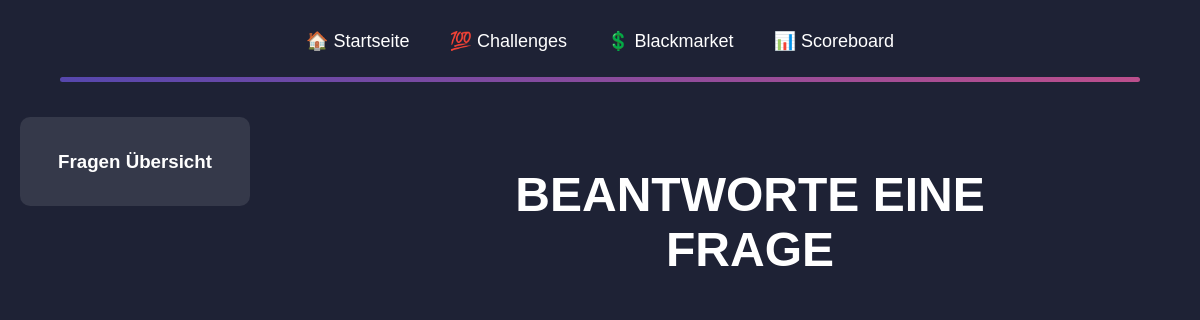
Before: /challenges with the older database file.
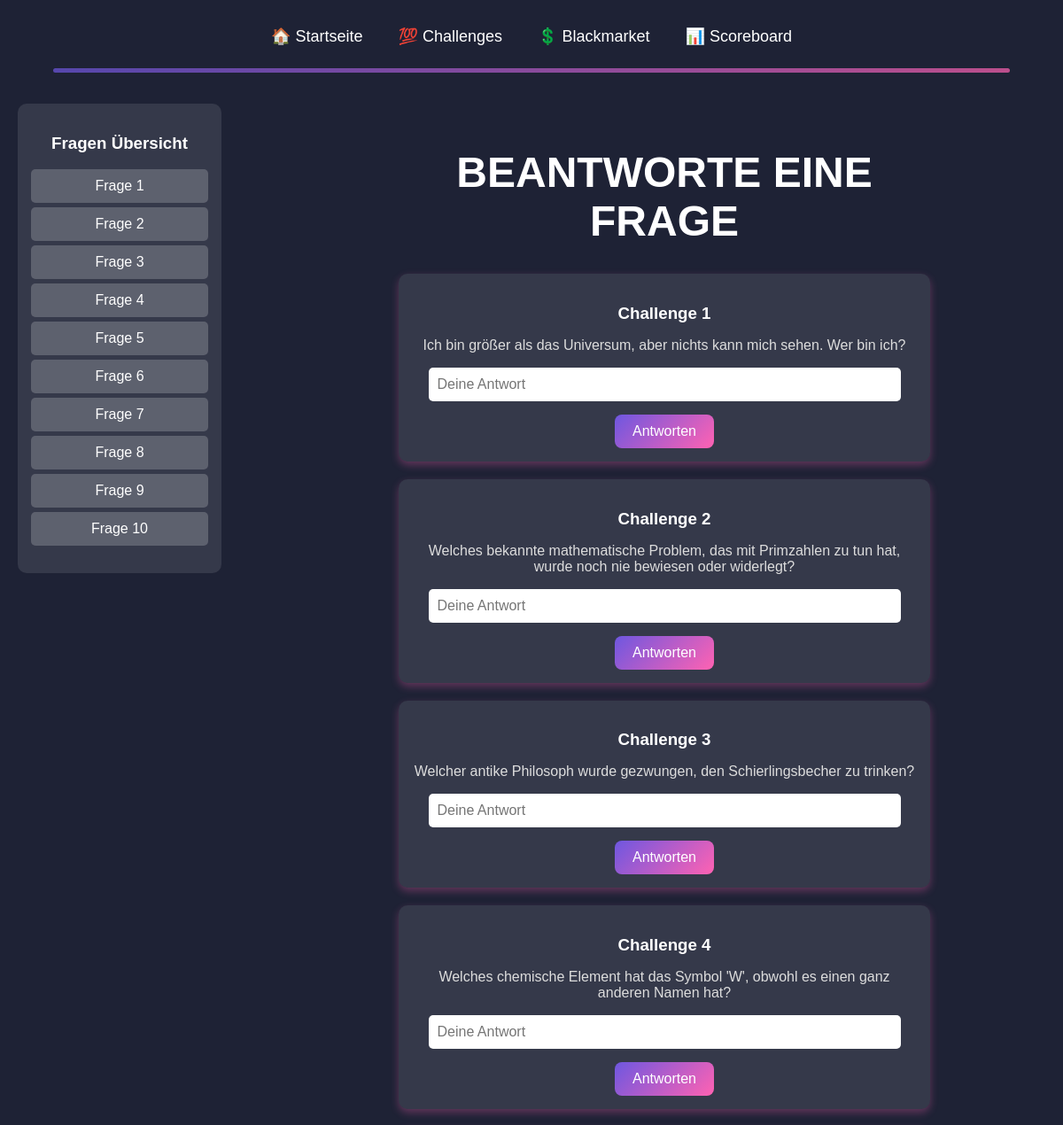
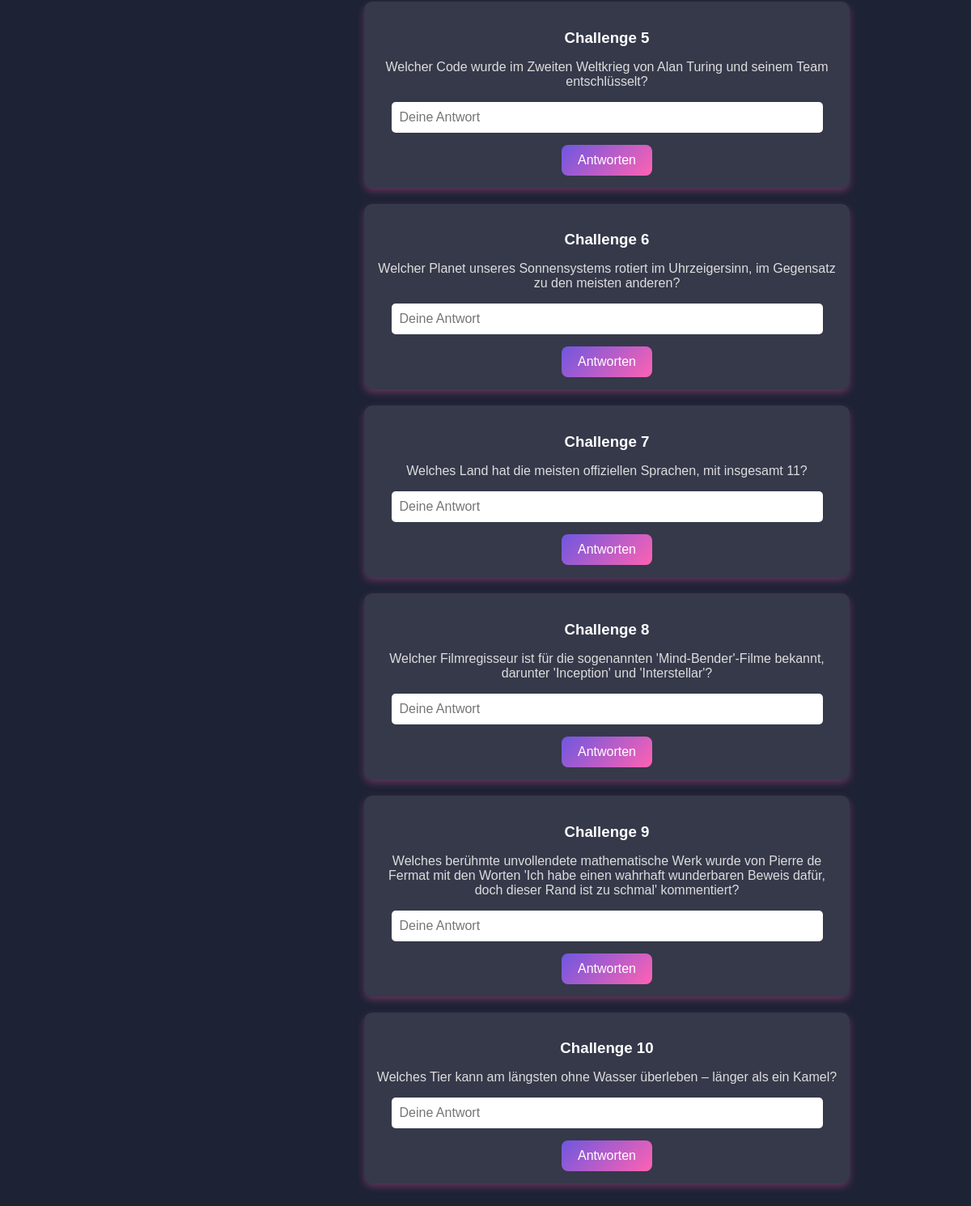
After: the same page with the newer database file (2 pictures, top to bottom).
### tables this page shows
CREATE TABLE questions (
            id INTEGER PRIMARY KEY AUTOINCREMENT,
            name TEXT NOT NULL UNIQUE,
            question TEXT NOT NULL,
            solution TEXT NOT NULL,
            points INT NOT NULL
        );

### routes.py (the view, shortened to what this page needs)
    @app.route('/challenges', methods=['GET', 'POST'])
    def play_game():
        conn = sqlite3.connect('users.db')
        c = conn.cursor()
        c.execute('SELECT id, name, question, solution, points FROM questions')
        challenges = c.fetchall()
        answered_questions = []
        correct_answers = []
        conn.close()
        return render_template('challenges.html', challenges=challenges, answered_questions=answered_questions, correct_answers=correct_answers)

### templates/challenges.html (shortened to what this page needs)
<!DOCTYPE html>
<html lang="de">
<head>
    <link rel="stylesheet" href="{{ url_for('static', filename='style.css') }}">
</head>
<body>
    <nav>
        <ul>
            <li><a href="/user">🏠 Startseite</a></li>
            <li><a href="/challenges">💯 Challenges</a></li>
            <li><a href="/black_market">💲 Blackmarket</a></li>
            <li><a href="/scoreboard">📊 Scoreboard</a></li>
        </ul>
    </nav>
    <hr class="hr-line">
    <div class="card-container">
        <div class="sidebar">
            <h3>Fragen Übersicht</h3>
            <ul>
                {% for challenge in challenges %}
                    <li class="{% if challenge[0] in correct_answers %}correct{% elif challenge[0] in answered_questions %}answered{% endif %}">
                        Frage {{ loop.index }}
                    </li>
                {% endfor %}
            </ul>
        </div>
        <div class="main-content">
            <h1>Beantworte eine Frage</h1>
            {% for challenge in challenges %}
                <div class="challenge-card {% if challenge[0] in correct_answers %}disabled{% endif %}">
                    <h3>{{ challenge[1] }}</h3>
                    <p>{{ challenge[2] }}</p>
                    <form method="POST">
                        <input type="text" name="answer_{{ challenge[0] }}" placeholder="Deine Antwort" {% if challenge[0] in correct_answers %}disabled{% endif %}>
                        <button type="submit" {% if challenge[0] in correct_answers %}disabled{% endif %}>Antworten</button>
                    </form>
                </div>
            {% endfor %}
        </div>
    </div>
</body>
</html>

### static/style.css (style rules this page uses)
body { font-family: 'Poppins', sans-serif; background-color: #1e2235; color: #fff; margin: 0; padding: 0; text-align: center; }
h1 { font-size: 3rem; font-weight: bold; text-transform: uppercase; margin-top: 50px; }
nav { margin-top: 20px; display: flex; justify-content: center; }
nav ul { list-style-type: none; padding: 0; margin: 0; display: flex; }
nav ul li { size: 10px; padding: 10px; margin: 0 10px; }
nav ul li a { text-decoration: none; color: white; font-size: 18px; }
.hr-line { width: 90%; height: 5px; background: linear-gradient(90deg, #6e57e0, #ff62b2); border: none; margin: 15px auto; opacity: 0.7; border-radius: 5px; }
.card-container { display: flex; justify-content: flex-start; align-items: flex-start; gap: 200px; padding: 20px; }
.sidebar { width: 200px; background: rgba(255, 255, 255, 0.1); padding: 15px; border-radius: 10px; }
.sidebar h3 { color: #fff; text-align: center; }
.sidebar ul { list-style: none; padding: 0; }
.sidebar ul li { padding: 10px; border-radius: 5px; color: white; margin-bottom: 5px; text-align: center; background: rgba(255, 255, 255, 0.2); }
.main-content { flex-grow: 1; max-width: 600px; }
.challenge-card { background: rgba(255, 255, 255, 0.1); padding: 15px; border-radius: 10px; box-shadow: 0px 4px 10px rgba(255, 98, 178, 0.3); margin-bottom: 20px; }
.challenge-card h3 { margin-bottom: 5px; color: #fff; }
.challenge-card p { color: #ddd; }
.challenge-card input { width: 90%; padding: 10px; border-radius: 5px; border: none; font-size: 16px; outline: none; margin-bottom: 15px; }
button { background: linear-gradient(135deg, #6e57e0, #ff62b2); color: white; padding: 10px 20px; border-radius: 8px; font-size: 16px; cursor: pointer; border: none; transition: all 0.3s ease; }

Changed rows visible on the page:
added questions: name "Challenge 1", question "Ich bin größer als das Universum, aber nichts kann mich sehen. Wer bin ich?"
added questions: name "Challenge 2", question "Welches bekannte mathematische Problem, das mit Primzahlen zu tun hat, wurde noch nie bewiesen oder widerlegt?"
added questions: name "Challenge 3", question "Welcher antike Philosoph wurde gezwungen, den Schierlingsbecher zu trinken?"
added questions: name "Challenge 4", question "Welches chemische Element hat das Symbol 'W', obwohl es einen ganz anderen Namen hat?"
added questions: name "Challenge 5", question "Welcher Code wurde im Zweiten Weltkrieg von Alan Turing und seinem Team entschlüsselt?"
added questions: name "Challenge 6", question "Welcher Planet unseres Sonnensystems rotiert im Uhrzeigersinn, im Gegensatz zu den meisten anderen?"
added questions: name "Challenge 7", question "Welches Land hat die meisten offiziellen Sprachen, mit insgesamt 11?"
added questions: name "Challenge 8", question "Welcher Filmregisseur ist für die sogenannten 'Mind-Bender'-Filme bekannt, darunter 'Inception' und 'Interstellar'?"
added questions: name "Challenge 9", question "Welches berühmte unvollendete mathematische Werk wurde von Pierre de Fermat mit den Worten 'Ich habe einen wahrhaft wunderbaren Beweis dafür, doch dieser Rand ist zu schmal' kommentiert?"
added questions: name "Challenge 10", question "Welches Tier kann am längsten ohne Wasser überleben – länger als ein Kamel?"
